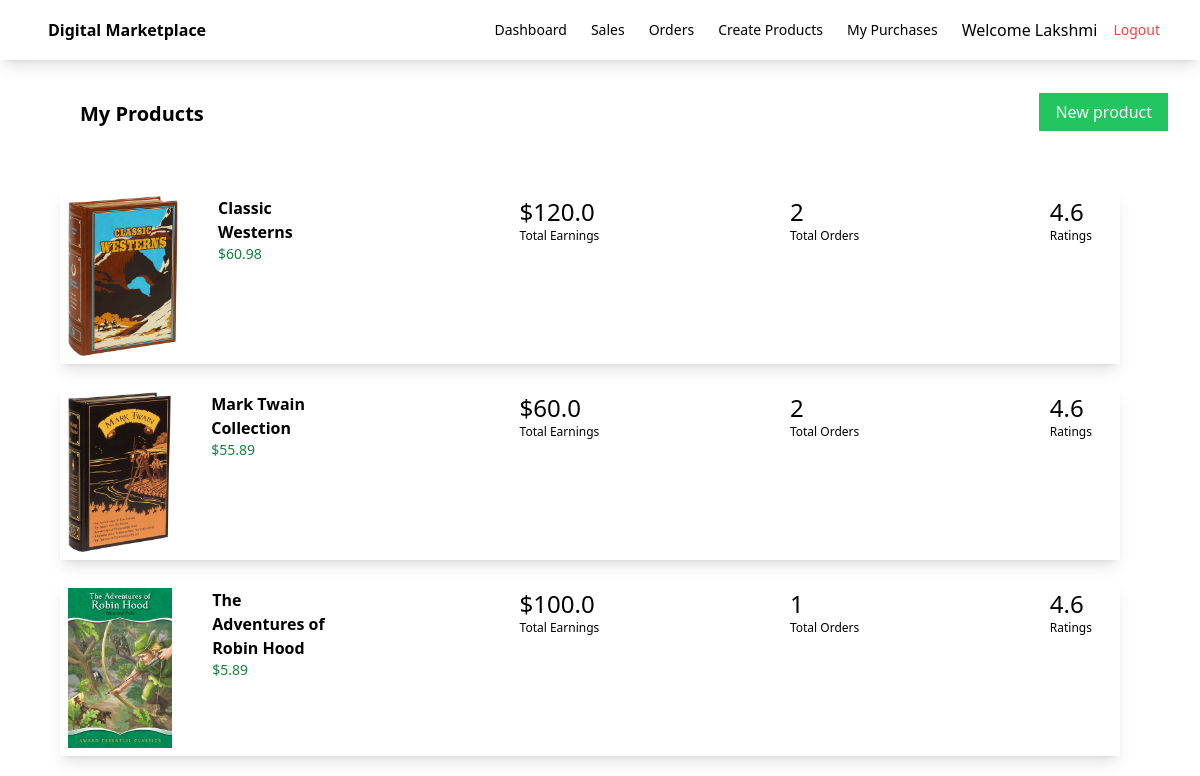
/dashboard/ (signed in), run on the app's committed database.
### myapp/models.py (models this page shows, shortened)
class Product(models.Model):
    seller=models.ForeignKey(User,on_delete=models.CASCADE,default=1)
    name=models.CharField(max_length=150)
    description=models.CharField(max_length=200)
    price=models.FloatField()
    file=models.FileField(upload_to="uploads")
    total_sales_amount=models.FloatField(default=0)
    total_sales=models.IntegerField(default=0)

### myapp/views.py (the view)
# urls.py: path('dashboard/',views.dashboard,name='dashboard'),
def dashboard(request):
    products=Product.objects.filter(seller=request.user)
    return render(request,'myapp/dashboard.html',{'products':products})

### myapp/templates/myapp/dashboard.html (shortened to what this page needs)
{% extends "myapp/base.html" %}
{% load static %}
{% block content %}
    <div class="flex justify-between">
        <div class="ml-20 mt-10 font-bold text-xl">My Products</div>
        <div class="ml-20 mt-10">
            <a class="bg-green-500 text-white px-4 py-2 mr-8" href="{% url 'createproduct' %}">New product</a>
        </div>
    </div>
    <div class="products-container p-10 mr-5">
        {% for product in products %}
        <div class="flex shadow-lg m-5 p-2 justify-between">
            <div class="flex w-1/4">
                <img class="h-40" src="{{ product.file.url }}" alt="">
            <div class="relative group">
                <a href="{% url 'editproduct' product.id %}">
                <div class="ml-10">
                    <div class="font-bold">{{ product.name }}</div>
                    <div class="text-sm text-green-700">${{ product.price }}</div>
                </div>
               </a>
            </div>
            </div>
            <div>
                <div class="text-2xl">${{ product.total_sales_amount }}</div>
                <div class="text-xs">Total Earnings</div>
            </div>
            <div>
                <div class="text-2xl">{{ product.total_sales }}</div>
                <div class="text-xs">Total Orders</div>
            </div>
            <div class="pr-5">
                <div class="text-2xl">4.6</div>
                <div class="text-xs">Ratings</div>
            </div>
        </div>
        {% endfor %}
    </div>
{% endblock %}

### myapp/templates/myapp/base.html (shortened to what this page needs)
{% load static %}
<!DOCTYPE html>
<html>
    <head>
        <script src="https://cdn.tailwindcss.com"></script>
    </head>
    <body>
        <nav class="shadow-lg">
            <div class="flex flex-wrap justify-between ml-5 items-center mx-auto px-4 py-2.5">
                <a href="{% url 'index' %}" class="flex items-center">
                    <span class="self-center text-xml font-semibold">Digital Marketplace</span>
                </a>
                <div class="flex items-center">
                    <a href="{% url 'dashboard' %}" class="mr-6 text-sm font-medium">Dashboard</a>
                    <a href="{% url 'sales' %}" class="mr-6 text-sm font-medium">Sales</a>
                    <a href="" class="mr-6 text-sm font-medium">Orders</a>
                    <a href="{% url 'createproduct' %}" class="mr-6 text-sm font-medium">Create Products</a>
                    <a href="{% url 'purchases' %}" class="mr-6 text-sm font-medium">My Purchases</a>
                    {% if user.is_authenticated %}
                    <p class="mr-4">Welcome {{ user.username }}</p>
                        <a href="{% url 'logout' %}" class="mr-6 text-sm font-medium text-red-500">Logout</a>
                    {% else %}
                        <a href="{% url 'login' %}" class="mr-6 text-sm font-medium text-red-500">Login</a>
                    {% endif %}
                </div>
            </div>
        </nav>
        {% block content %}
        {% endblock %}
    </body>
</html>

### data on the page
Product: file (picture), name "Classic Westerns", price "60.98", total_sales_amount "120.0", total_sales "2"
Product: file (picture), name "Mark Twain Collection", price "55.89", total_sales_amount "60.0", total_sales "2"
Product: file (picture), name "The Adventures of Robin Hood", price "5.89", total_sales_amount "100.0", total_sales "1"

### other printed values
{{ user.username }} "Lakshmi"
